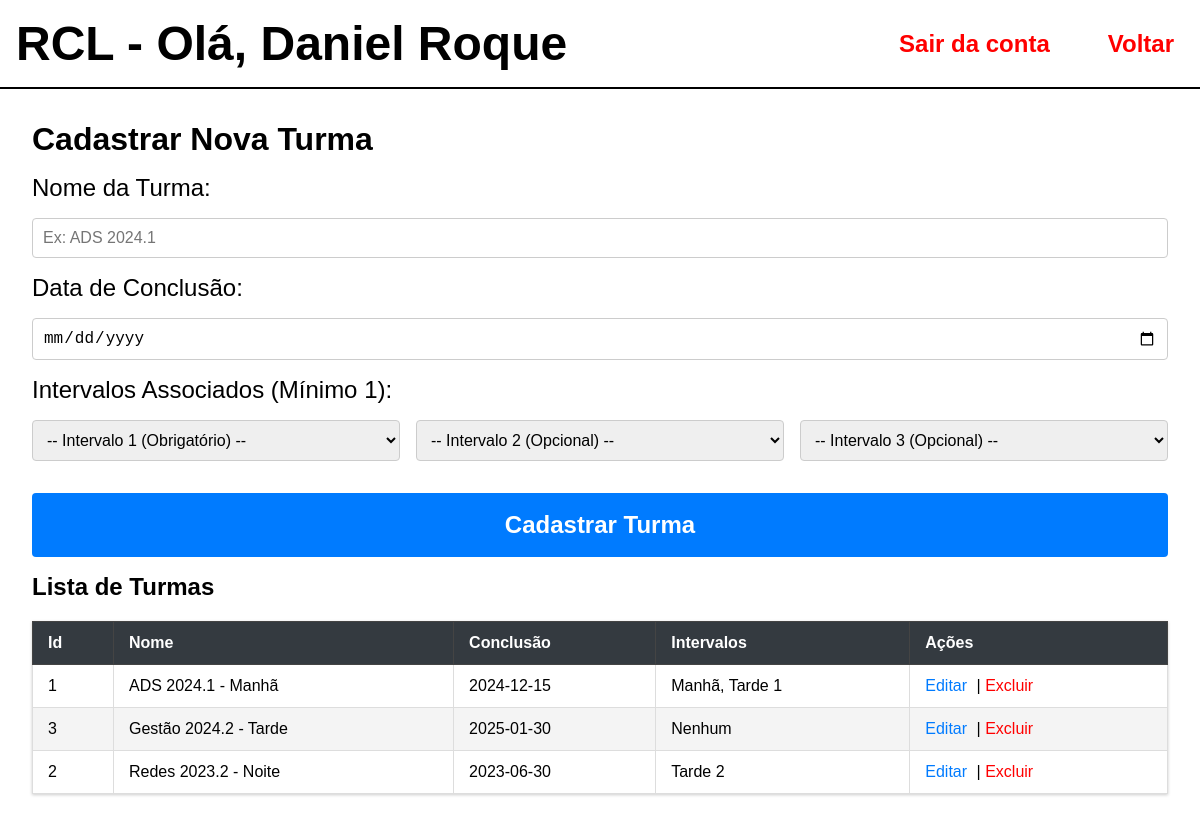
Screenshot of /EmployeeLayer/gerenciar_turmas.php (signed in) with the database file from the repository.
### tables this page shows
CREATE TABLE Turmas (
    id_turma INT AUTO_INCREMENT PRIMARY KEY,
    nome_turma VARCHAR(100) NOT NULL,
    data_conclusao DATE NOT NULL,
    
    created_by INT NOT NULL,
    created_at DATETIME NOT NULL DEFAULT CURRENT_TIMESTAMP,

    update_by INT NULL, 
    updated_at DATETIME DEFAULT CURRENT_TIMESTAMP ON UPDATE CURRENT_TIMESTAMP,

    CONSTRAINT fk_turmas_created_by 
        FOREIGN KEY (created_by) REFERENCES Funcionarios(id_funcionario)
        ON UPDATE CASCADE
        ON DELETE RESTRICT,
    
    CONSTRAINT fk_turmas_update_by 
        FOREIGN KEY (update_by) REFERENCES Funcionarios(id_funcionario)
        ON UPDATE CASCADE
        ON DELETE SET NULL 
);

### EmployeeLayer/gerenciar_turmas.php (the view, shortened to what this page needs)
<?php
$em_edicao = false;
$turma_edicao = [];
$sql_tabela = "
    SELECT
        T.id_turma,
        T.nome_turma,
        T.data_conclusao,
        -- Alias TI não é mais necessário aqui, mas mantido para clareza do JOIN
        GROUP_CONCAT(I.nome ORDER BY I.horario_inicio ASC SEPARATOR ', ') AS intervalos_associados
    FROM
        turmas T
    LEFT JOIN
        turma_intervalo TI ON T.id_turma = TI.id_turma
    LEFT JOIN
        intervalos I ON TI.id_intervalo = I.id_intervalo
    GROUP BY
        T.id_turma, T.nome_turma, T.data_conclusao, T.created_by -- GROUP BY completo para compatibilidade
    ORDER BY
        T.nome_turma ASC
";
try {
    $pdo = conectar();
    $stmt = $pdo->query($sql_tabela);
    $resultados = $stmt->fetchAll();
} catch (Exception $e) {
    die("Erro ao carregar dados: " . $e->getMessage());
}
?>
<!DOCTYPE html>
<html lang="pt-BR">
<head>
</head>
<body>
    <header>
        <div>RCL - Olá, <?php echo $_SESSION['funcionario_nome']?></div>
        <div>
            <a href="../logout.php">Sair da conta</a>
            <a href="home.php">Voltar</a>
        </div>
    </header>
    <main>
        <form method="POST" action="gerenciar_turmas.php">
            <h1><?php echo $em_edicao ? 'Editar Turma' : 'Cadastrar Nova Turma'; ?></h1>
            <div class="inputs">
                <label for="nome_turma">Nome da Turma:</label>
                <input type="text" name="nome_turma" placeholder="Ex: ADS 2024.1" required value="<?php echo htmlspecialchars($turma_edicao['nome_turma'] ?? ''); ?>">
                <label for="data_conclusao">Data de Conclusão:</label>
                <input type="date" name="data_conclusao" required value="<?php echo htmlspecialchars($turma_edicao['data_conclusao'] ?? ''); ?>">
                <label>Intervalos Associados (Mínimo 1):</label>
                <div class="select-group">
                    <?php for ($i = 1; $i <= 3; $i++): ?>
                        <select name="intervalo_<?php echo $i; ?>" <?php if ($i == 1) echo 'required'; ?>>
                            <option value="">-- Intervalo <?php echo $i; ?> (<?php echo $i == 1 ? 'Obrigatório' : 'Opcional'; ?>) --</option>
                        </select>
                    <?php endfor; ?>
                </div>
                <button type="submit"><?php echo $em_edicao ? 'Atualizar Turma' : 'Cadastrar Turma'; ?></button>
            </div>
        </form>
        <h2>Lista de Turmas</h2>
        <table>
            <thead>
                <tr>
                    <th>Id</th>
                    <th>Nome</th>
                    <th>Conclusão</th>
                    <th>Intervalos</th>
                    <th>Ações</th>
                </tr>
            </thead>
            <tbody>
                <?php foreach ($resultados as $linha): ?>
                <tr>
                    <td><?= htmlspecialchars($linha['id_turma']) ?></td>
                    <td><?= htmlspecialchars($linha['nome_turma']) ?></td>
                    <td><?= htmlspecialchars($linha['data_conclusao']) ?></td>
                    <td>
                        <?php
                            if ($linha['intervalos_associados']):
                                echo htmlspecialchars($linha['intervalos_associados']);
                            else:
                                echo 'Nenhum';
                            endif;
                        ?>
                    </td>
                    <td>
                        <a href="gerenciar_turmas.php?acao=editar&id=<?php echo (int)$linha['id_turma']; ?>">Editar</a> |
                        <a class="red" href="gerenciar_turmas.php?acao=excluir&id=<?php echo (int)$linha['id_turma']; ?>" onclick="return confirm('Tem certeza que deseja excluir a turma e suas associações?');">Excluir</a>
                    </td>
                </tr>
                <?php endforeach; ?>
            </tbody>
        </table>
    </main>
</body>
</html>

### EmployeeLayer/gerenciar_turmas.php (style rules this page uses)
* { margin: 0; padding: 0; box-sizing: border-box; }
main { padding: 2rem; }
body { margin: 0; font-family: Arial, sans-serif; background: #fff; }
header { width: 100%; padding: 1rem; font-size: 3rem; font-weight: bold; display: flex; justify-content: space-between; align-items: center; border-bottom: 2px solid #000; }
header div { display: flex; align-items: center; gap: 3rem; }
header a { color: red; text-decoration: none; font-size: 1.5rem; font-weight: bold; margin-right: 10px; }
.inputs { display: flex; flex-direction: column; }
.inputs label { font-size: 1.5rem; margin: 1rem 0; }
.inputs button { border-radius: 10px; border: 1px solid black; padding: 1rem; margin: 1rem 0; cursor: pointer; height: 4rem; font-size: 1.5rem; font-weight: 800; }
input[type="text"], input[type="date"], select { padding: 10px; border: 1px solid #ccc; border-radius: 4px; font-size: 1rem; }
button[type="submit"] { padding: 10px 15px; background-color: #007bff; color: white; border: none; border-radius: 4px; cursor: pointer; font-weight: bold; transition: background-color 0.3s; }
table { width: 100%; border-collapse: collapse; box-shadow: 0 1px 3px rgba(0, 0, 0, 0.2); margin-top: 20px; background-color: white; }
thead tr { background-color: #343a40; color: white; }
th { padding: 12px 15px; text-align: left; border: 1px solid #444; font-weight: 600; }
tbody tr { border-bottom: 1px solid #ddd; transition: background-color 0.2s; }
tbody tr:nth-child(even) { background-color: #f4f4f4; }
td { padding: 12px 15px; text-align: left; border: 1px solid #ddd; vertical-align: middle; }
td a { color: #007bff; text-decoration: none; margin-right: 5px; }
.red { color: red; }
.select-group { display: flex; gap: 1rem; margin-bottom: 1rem; }
.select-group select { flex-grow: 1; }

### rows the page displays
turmas: id_turma "1", nome_turma "ADS 2024.1 - Manhã", data_conclusao "2024-12-15", intervalos_associados "Manhã, Tarde 1"
turmas: id_turma "3", nome_turma "Gestão 2024.2 - Tarde", data_conclusao "2025-01-30", shows "Nenhum"
turmas: id_turma "2", nome_turma "Redes 2023.2 - Noite", data_conclusao "2023-06-30", intervalos_associados "Tarde 2"

### other values shown
$_SESSION['funcionario_nome'] "Daniel Roque"
